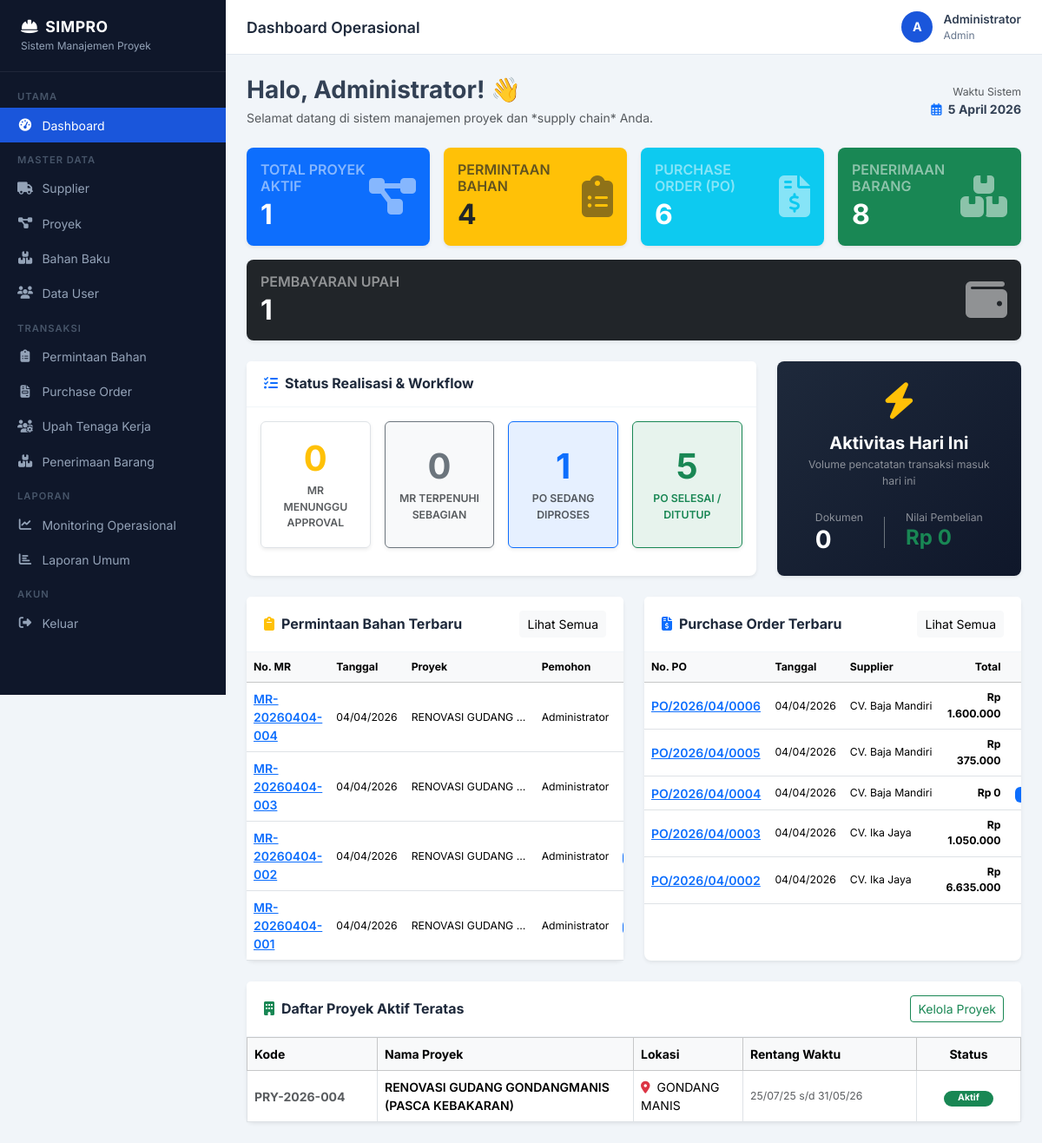
Page /dashboard/index.php (signed in) on the committed database.
### tables this page shows
CREATE TABLE `permintaan_bahan` (
  `id_permintaan` int NOT NULL,
  `nomor_permintaan` varchar(50) NOT NULL,
  `tanggal_permintaan` date NOT NULL,
  `id_proyek` int NOT NULL,
  `id_user` int NOT NULL,
  `tanggal_dibutuhkan` date DEFAULT NULL,
  `status_permintaan` enum('Draft','Diajukan','Disetujui','Ditolak','Diproses ke PO','Terpenuhi Sebagian','Selesai') NOT NULL DEFAULT 'Draft',
  `keterangan` text,
  `catatan_approval` text,
  `id_user_approval` int DEFAULT NULL,
  `tgl_approval` datetime DEFAULT NULL,
  `id_po` int DEFAULT NULL,
  `created_at` timestamp NULL DEFAULT CURRENT_TIMESTAMP,
  `updated_at` timestamp NULL DEFAULT CURRENT_TIMESTAMP ON UPDATE CURRENT_TIMESTAMP
);

CREATE TABLE `proyek` (
  `id_proyek` int NOT NULL,
  `kode_proyek` varchar(30) NOT NULL,
  `nama_proyek` varchar(200) NOT NULL,
  `lokasi` varchar(255) DEFAULT NULL,
  `tanggal_mulai` date DEFAULT NULL,
  `tanggal_selesai` date DEFAULT NULL,
  `status` enum('aktif','selesai','ditangguhkan') NOT NULL DEFAULT 'aktif',
  `keterangan` text,
  `created_at` timestamp NULL DEFAULT CURRENT_TIMESTAMP
);

CREATE TABLE `users` (
  `id_user` int NOT NULL,
  `nama` varchar(100) NOT NULL,
  `username` varchar(50) NOT NULL,
  `password` varchar(255) NOT NULL,
  `role` enum('admin','purchasing','manajer') NOT NULL DEFAULT 'purchasing',
  `status` enum('aktif','nonaktif') NOT NULL DEFAULT 'aktif',
  `created_at` timestamp NULL DEFAULT CURRENT_TIMESTAMP
);

CREATE TABLE `po` (
  `id_po` int NOT NULL,
  `nomor_po` varchar(30) NOT NULL,
  `tanggal_po` date NOT NULL,
  `id_proyek` int NOT NULL,
  `id_supplier` int NOT NULL,
  `id_user` int NOT NULL,
  `status_po` enum('draft','diajukan','disetujui','ditolak','dikirim_sebagian','selesai','direvisi','final','diproses') NOT NULL DEFAULT 'draft',
  `total` decimal(18,2) NOT NULL DEFAULT '0.00',
  `keterangan` text,
  `created_at` timestamp NULL DEFAULT CURRENT_TIMESTAMP,
  `updated_at` timestamp NULL DEFAULT CURRENT_TIMESTAMP ON UPDATE CURRENT_TIMESTAMP
);

CREATE TABLE `supplier` (
  `id_supplier` int NOT NULL,
  `nama_supplier` varchar(150) NOT NULL,
  `alamat` text,
  `no_telp` varchar(20) DEFAULT NULL,
  `email` varchar(100) DEFAULT NULL,
  `status` enum('aktif','nonaktif') NOT NULL DEFAULT 'aktif',
  `created_at` timestamp NULL DEFAULT CURRENT_TIMESTAMP
);

### dashboard/index.php (the view, shortened to what the rows shown need)
<?php
require_once '../config/koneksi.php';
$jml_proyek = mysqli_fetch_column(mysqli_query($koneksi, "SELECT COUNT(*) FROM proyek WHERE status='aktif'"));
$jml_mr     = mysqli_fetch_column(mysqli_query($koneksi, "SELECT COUNT(*) FROM permintaan_bahan"));
$jml_po     = mysqli_fetch_column(mysqli_query($koneksi, "SELECT COUNT(*) FROM po"));
$jml_terima = mysqli_fetch_column(mysqli_query($koneksi, "SELECT COUNT(*) FROM penerimaan"));
$jml_upah   = mysqli_fetch_column(mysqli_query($koneksi, "SELECT COUNT(*) FROM pembayaran_upah"));
$mr_terbaru = mysqli_query($koneksi, "SELECT pb.id_permintaan, pb.nomor_permintaan, pb.tanggal_permintaan, pb.status_permintaan, pr.nama_proyek, u.nama AS pemohon FROM permintaan_bahan pb LEFT JOIN proyek pr ON pr.id_proyek = pb.id_proyek LEFT JOIN users u ON u.id_user = pb.id_user ORDER BY pb.created_at DESC LIMIT 5");
$po_terbaru = mysqli_query($koneksi, "SELECT p.id_po, p.nomor_po, p.tanggal_po, p.total, p.status_po, pr.nama_proyek, s.nama_supplier FROM po p LEFT JOIN proyek pr ON pr.id_proyek = p.id_proyek LEFT JOIN supplier s ON s.id_supplier = p.id_supplier ORDER BY p.created_at DESC LIMIT 5");
$proyek_aktif = mysqli_query($koneksi, "SELECT * FROM proyek WHERE status = 'aktif' ORDER BY tanggal_mulai DESC LIMIT 5");
require_once '../template/header.php';
?>
<div class="row g-3 mb-4">
    <div class="col-6 col-md-4 col-xl">
        <div class="card border-0 shadow-sm bg-primary text-white h-100">
            <div class="card-body d-flex align-items-center justify-content-between">
                <div>
                    <h2 class="fw-bold mb-0"><?= $jml_proyek ?></h2>
                </div>
            </div>
        </div>
    </div>
    <div class="col-6 col-md-4 col-xl">
        <div class="card border-0 shadow-sm bg-warning text-dark h-100">
            <div class="card-body d-flex align-items-center justify-content-between">
                <div>
                    <h2 class="fw-bold mb-0"><?= $jml_mr ?></h2>
                </div>
            </div>
        </div>
    </div>
    <div class="col-6 col-md-4 col-xl">
        <div class="card border-0 shadow-sm bg-info text-white h-100">
            <div class="card-body d-flex align-items-center justify-content-between">
                <div>
                    <h2 class="fw-bold mb-0"><?= $jml_po ?></h2>
                </div>
            </div>
        </div>
    </div>
    <div class="col-6 col-md-4 col-xl">
        <div class="card border-0 shadow-sm bg-success text-white h-100">
            <div class="card-body d-flex align-items-center justify-content-between">
                <div>
                    <h2 class="fw-bold mb-0"><?= $jml_terima ?></h2>
                </div>
            </div>
        </div>
    </div>
    <div class="col-12 col-md-4 col-xl">
        <div class="card border-0 shadow-sm bg-dark text-white h-100">
            <div class="card-body d-flex align-items-center justify-content-between">
                <div>
                    <h2 class="fw-bold mb-0"><?= $jml_upah ?></h2>
                </div>
            </div>
        </div>
    </div>
</div>
<div class="row g-4">
    <div class="col-xl-6">
        <div class="card shadow-sm border-0 h-100">
            <div class="table-responsive">
                <table class="table table-hover align-middle mb-0">
                    <thead class="table-light text-muted small">
                        <tr>
                            <th>No. MR</th>
                            <th>Tanggal</th>
                            <th>Proyek</th>
                            <th>Pemohon</th>
                            <th class="text-center">Status</th>
                        </tr>
                    </thead>
                    <tbody>
                        <?php if (mysqli_num_rows($mr_terbaru) === 0): ?>
                        <tr><td colspan="5" class="text-center py-4 text-muted">Belum ada permintaan.</td></tr>
                        <?php else: while ($m = mysqli_fetch_assoc($mr_terbaru)): ?>
                        <tr>
                            <td class="fw-semibold"><a href="../permintaan/detail.php?id=<?= $m['id_permintaan'] ?>"><?= e($m['nomor_permintaan']) ?></a></td>
                            <td class="small"><?= date('d/m/Y', strtotime($m['tanggal_permintaan'])) ?></td>
                            <td class="small text-truncate" style="max-width: 150px;" title="<?= e($m['nama_proyek']) ?>"><?= e($m['nama_proyek']) ?></td>
                            <td class="small"><?= e($m['pemohon']) ?></td>
                            <td class="text-center"><?= badge_mr($m['status_permintaan']) ?></td>
                        </tr>
                        <?php endwhile; endif; ?>
                    </tbody>
                </table>
            </div>
        </div>
    </div>
    <div class="col-xl-6">
        <div class="card shadow-sm border-0 h-100">
            <div class="table-responsive">
                <table class="table table-hover align-middle mb-0">
                    <thead class="table-light text-muted small">
                        <tr>
                            <th>No. PO</th>
                            <th>Tanggal</th>
                            <th>Supplier</th>
                            <th class="text-end">Total</th>
                            <th class="text-center">Status</th>
                        </tr>
                    </thead>
                    <tbody>
                        <?php if (mysqli_num_rows($po_terbaru) === 0): ?>
                        <tr><td colspan="5" class="text-center py-4 text-muted">Belum ada PO tercatat.</td></tr>
                        <?php else: while ($p = mysqli_fetch_assoc($po_terbaru)): ?>
                        <tr>
                            <td class="fw-semibold"><a href="../po/detail.php?id=<?= $p['id_po'] ?>"><?= e($p['nomor_po']) ?></a></td>
                            <td class="small"><?= date('d/m/Y', strtotime($p['tanggal_po'])) ?></td>
                            <td class="small text-truncate" style="max-width: 150px;" title="<?= e($p['nama_supplier']) ?>"><?= e($p['nama_supplier']) ?></td>
                            <td class="small text-end fw-bold"><?= rupiah($p['total']) ?></td>
                            <td class="text-center"><?= badge_po_status($p['status_po']) ?></td>
                        </tr>
                        <?php endwhile; endif; ?>
                    </tbody>
                </table>
            </div>
        </div>
    </div>
    <div class="col-12 mt-4">
        <div class="card shadow-sm border-0">
            <div class="table-responsive">
                <table class="table table-bordered mb-0 align-middle">
                    <thead class="table-light">
                        <tr>
                            <th width="150">Kode</th>
                            <th>Nama Proyek</th>
                            <th>Lokasi</th>
                            <th width="200">Rentang Waktu</th>
                            <th class="text-center" width="120">Status</th>
                        </tr>
                    </thead>
                    <tbody>
                        <?php if (mysqli_num_rows($proyek_aktif) === 0): ?>
                        <tr><td colspan="5" class="text-center py-4 text-muted">Tidak ada data proyek aktif.</td></tr>
                        <?php else: while ($pry = mysqli_fetch_assoc($proyek_aktif)): ?>
                        <tr>
                            <td class="fw-bold text-muted"><?= e($pry['kode_proyek']) ?></td>
                            <td class="fw-semibold"><?= e($pry['nama_proyek']) ?></td>
                            <td><i class="fas fa-map-marker-alt text-danger me-1"></i> <?= e($pry['lokasi']) ?></td>
                            <td class="small text-muted">
                                <?= date('d/m/y', strtotime($pry['tanggal_mulai'])) ?> s/d <?= date('d/m/y', strtotime($pry['tanggal_selesai'])) ?>
                            </td>
                            <td class="text-center">
                                <span class="badge bg-success rounded-pill px-3">Aktif</span>
                            </td>
                        </tr>
                        <?php endwhile; endif; ?>
                    </tbody>
                </table>
            </div>
        </div>
    </div>
</div>
<?php require_once '../template/footer.php'; ?>

### rows in the picture
permintaan_bahan: nomor_permintaan "MR-20260404-004", tanggal_permintaan "04/04/2026", id_proyek.nama_proyek "RENOVASI GUDANG…", id_user.nama "Administrator"
permintaan_bahan: nomor_permintaan "MR-20260404-003", tanggal_permintaan "04/04/2026", id_proyek.nama_proyek "RENOVASI GUDANG…", id_user.nama "Administrator"
permintaan_bahan: nomor_permintaan "MR-20260404-002", tanggal_permintaan "04/04/2026", id_proyek.nama_proyek "RENOVASI GUDANG…", id_user.nama "Administrator"
permintaan_bahan: nomor_permintaan "MR-20260404-001", tanggal_permintaan "04/04/2026", id_proyek.nama_proyek "RENOVASI GUDANG…", id_user.nama "Administrator"
po: nomor_po "PO/2026/04/0006", tanggal_po "04/04/2026", id_supplier.nama_supplier "CV. Baja Mandiri", total "Rp 1.600.000"
po: nomor_po "PO/2026/04/0005", tanggal_po "04/04/2026", id_supplier.nama_supplier "CV. Baja Mandiri", total "Rp 375.000"
po: nomor_po "PO/2026/04/0004", tanggal_po "04/04/2026", id_supplier.nama_supplier "CV. Baja Mandiri", total "Rp 0"
po: nomor_po "PO/2026/04/0003", tanggal_po "04/04/2026", id_supplier.nama_supplier "CV. Ika Jaya", total "Rp 1.050.000"
po: nomor_po "PO/2026/04/0002", tanggal_po "04/04/2026", id_supplier.nama_supplier "CV. Ika Jaya", total "Rp 6.635.000"
proyek: kode_proyek "PRY-2026-004", nama_proyek "RENOVASI GUDANG GONDANGMANIS (PASCA KEBAKARAN)", lokasi "GONDANG MANIS", tanggal_mulai "25/07/25", tanggal_selesai "31/05/26"

### other values in the picture
$pageTitle "Dashboard Operasional"
substr($_SESSION['nama'] ?? 'U', 0, 1) "A"
$_SESSION['nama'] "Administrator"
$_SESSION['role'] "Admin"
$jml_proyek "1"
$jml_mr "4"
$jml_po "6"
$jml_terima "8"
$jml_upah "1"
$mr_menunggu "0"
$mr_sebagian "0"
$po_diproses "1"
$po_selesai "5"
$transaksi_hari_ini "0"
rupiah($nominal_hari_ini) "Rp 0"
